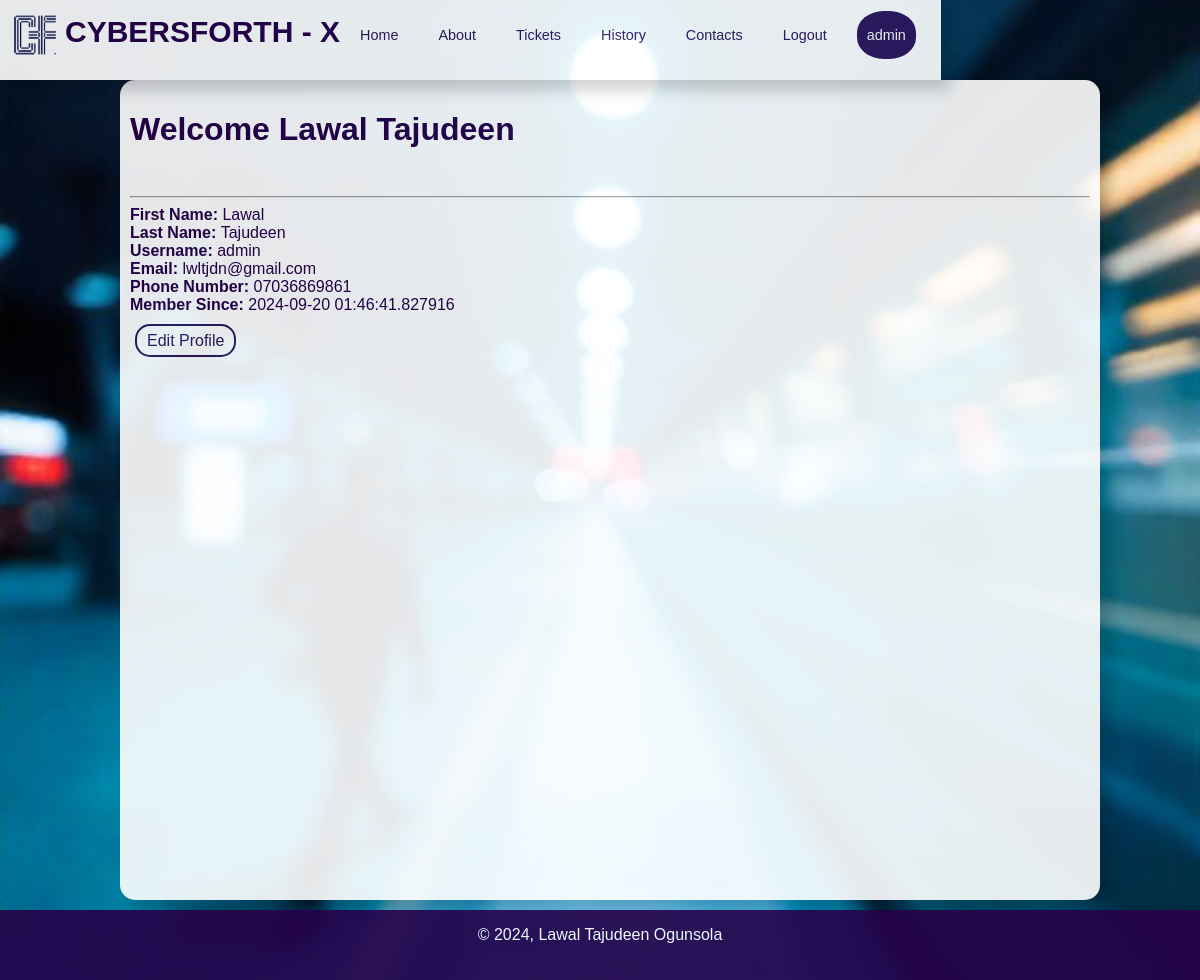
The app's page /dashboard (signed in) with its own data.
### app/base_model.py (models this page shows, shortened)
class User(db.Model, UserMixin):
    __tablename__ = 'users'
    id = db.Column(db.Integer,
                   primary_key=True)
    username = db.Column(db.String(80),
                         unique=True,
                         nullable=False)
    email = db.Column(db.String(120),
                      unique=True,
                      nullable=False)
    password_hash = db.Column(db.String(255),
                         nullable=False)
    first_name = db.Column(db.String(50),
                           nullable=False)
    last_name = db.Column(db.String(50),
                          nullable=False)
    phone_number = db.Column(db.String(15),
                             unique=True,
                             nullable=False)
    tickets = db.relationship('Ticket',
                              backref='creator',
                              lazy=True)
    appointments = db.relationship('Appointment',
                                   backref='creator',
                                   lazy=True)
    created_at = db.Column(db.DateTime,
                           nullable=False,
                           default=datetime.now(timezone.utc))

### app/routes.py (the view)
@routes.route('/dashboard', methods=['GET', 'POST'])
@login_required
def Dashboard():
    return render_template('dashboard.html')

### app/__init__.py (called while the page is built)
def create_app():
    app = Flask(__name__,
                template_folder='../templates',
                static_folder='../static')
    '''database configuration'''
    app.config.from_object(Config)
    ''' initializing the app with extesions'''
    db.init_app(app)
    migrate.init_app(app, db)
    login_manager.init_app(app)
    bcrypt.init_app(app)
    '''
        register Blueprint
    '''
    from .routes import routes
    app.register_blueprint(routes)
    login_manager.init_app(app)
    login_manager.login_view = 'routes.Login'
    from .base_model import User
    @login_manager.user_loader
    def load_user(user_id):
        return User.query.get(int(user_id))
    return app

### templates/dashboard.html
{% extends "layout.html" %}
{% block header %}
<link rel='stylesheet' href="{{ url_for('static', filename='./css/dashboard.css') }}">
{% endblock header %}
{% block contents %}
<div>
    <h1>Welcome {{ current_user.first_name }} {{ current_user.last_name }}</h1>
</div><br/>
<hr/>
<strong>First Name: </strong>{{ current_user.first_name }}<br/>
<strong>Last Name: </strong>{{ current_user.last_name }}<br/>
<strong>Username: </strong>{{ current_user.username }}<br/>
<strong>Email: </strong>{{ current_user.email }} <br/>
<strong>Phone Number: </strong>{{ current_user.phone_number}}<br/>
<strong>Member Since: </strong>{{ current_user.created_at }}<br/><br/>
<a class='edit_profile' href='#'>Edit Profile</a>
{% endblock contents %}

### templates/header.html (shortened to what this page needs)
{% block header %}
<link rel='stylesheet' href="{{ url_for('static', filename='header.css') }}" />
{% endblock %}
{% block contents %}
<nav>
    <div class='divHead'>
        <img src="{{ url_for('static', filename='./images/logo.png') }}" alt="brand logo">
        <h1>CYBERSFORTH - X</h1>
    </div>
    <div>
        <ul class='nav-links'>
            <li>
                <a href="{{ url_for('routes.Home') }}">Home</a>
            </li>
            <li>
                <a href="{{ url_for('routes.About') }}">About</a>
            </li>
            <li>
                <a href="{{ url_for('routes.Ticket_page') }}">Tickets</a>
            </li>
            <li>
                <a href="{{ url_for('routes.View_tickets') }}">History</a>
            </li>
            <li>
                <a href='#'>Contacts</a>
            </li>
            {% if current_user.is_authenticated %}
                <li>
                    <a href="{{ url_for('routes.Logout') }}" >Logout</a>
                </li>
                <li class='user_profile'>
                    <a href="{{ url_for('routes.Dashboard') }}" >{{ current_user.username }}</a>
                </li>
            {% endif %}
        </ul>
    </div>
</nav>
{% endblock contents %}

### static/css/layout.css (style rules this page uses)
body { background-color: #c0c0c0; padding: 0; margin: 0; opacity: 0.9; }
body { margin: 0; font-family: Arial, sans-serif; background-image: url('../images/bg-2.jpeg'); background-size: cover; background-attachment: fixed; background-position: center; background-repeat: no-repeat; color: #333; }
nav { display: flex; height: 70px; padding: 10px; justify-content: space-between; align-content: center; align-items: center; box-shadow: 10px 10px 15px rgba(0, 0, 0, 0.2); }
nav img { height: 50px; width: 50px; }
.divHead { display: flex; flex-wrap: wrap; justify-content: center; align-content: center; text-align: center; }
.divHead h1 { color: #260049; font-size: 30px; margin: 5px; }
nav { background-color: #fff; }
nav ul { list-style-type: none; padding: 0; margin: 0; display: flex; align-items: center; }
nav ul li { margin-right: 15px; font-size: 90%; }
nav ul li a, .edit_profile { color: #2E175D; text-decoration: none; }
nav ul li, .edit_profile { margin: 8px, 0; text-align: center; width: 80%; padding: 6px 10px; transition: #2E175D 0.5s ease, #fff 0.3s ease; position: relative; margin: 5px; border-radius: 15px; }
nav ul li a { color: #2E175D; text-decoration: none; width: 100%; height: 100%; display: block; padding: 10px 0; box-sizing: border-box; }
.edit_profile { border: 2px solid #2E175D; }
.user_profile, .user_profile a { background-color: #2E175D; color: #fff; border-radius: 45%; }

### static/css/header.css (style rules this page uses)
nav ul { list-style-type: none; padding: 0; margin: 0; display: flex; align-items: center; }
nav ul li { margin-right: 15px; font-size: 90%; }
nav ul li a { color: #2E175D; text-decoration: none; }

### records on screen
User: username "admin", first_name "Lawal", last_name "Tajudeen", email "lwltjdn@gmail.com", phone_number "07036869861", created_at "2024-09-20 01:46:41.827916"
